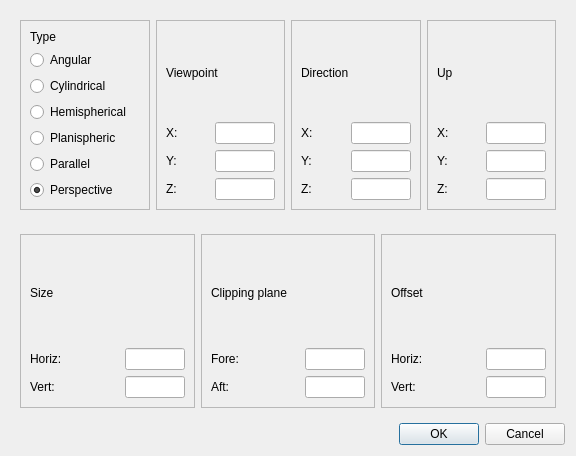
<?xml version="1.0" encoding="UTF-8"?>
<ui version="4.0">
 <class>viewDialog</class>
 <widget class="QDialog" name="viewDialog">
  <property name="geometry">
   <rect>
    <x>0</x>
    <y>0</y>
    <width>576</width>
    <height>456</height>
   </rect>
  </property>
  <property name="windowTitle">
   <string>View</string>
  </property>
  <layout class="QVBoxLayout" name="verticalLayout_2">
   <item>
    <widget class="QWidget" name="topWidget" native="true">
     <layout class="QHBoxLayout" name="horizontalLayout">
      <item>
       <widget class="QFrame" name="typeFrame">
        <property name="frameShape">
         <enum>QFrame::StyledPanel</enum>
        </property>
        <property name="frameShadow">
         <enum>QFrame::Raised</enum>
        </property>
        <layout class="QVBoxLayout" name="verticalLayout">
         <item>
          <widget class="QLabel" name="label">
           <property name="text">
            <string>Type</string>
           </property>
          </widget>
         </item>
         <item>
          <widget class="QRadioButton" name="angular">
           <property name="text">
            <string>Angular</string>
           </property>
          </widget>
         </item>
         <item>
          <widget class="QRadioButton" name="cylindrical">
           <property name="text">
            <string>Cylindrical</string>
           </property>
          </widget>
         </item>
         <item>
          <widget class="QRadioButton" name="hemispherical">
           <property name="text">
            <string>Hemispherical</string>
           </property>
          </widget>
         </item>
         <item>
          <widget class="QRadioButton" name="planispheric">
           <property name="text">
            <string>Planispheric</string>
           </property>
          </widget>
         </item>
         <item>
          <widget class="QRadioButton" name="parallel">
           <property name="text">
            <string>Parallel</string>
           </property>
          </widget>
         </item>
         <item>
          <widget class="QRadioButton" name="perspective">
           <property name="text">
            <string>Perspective</string>
           </property>
           <property name="checked">
            <bool>true</bool>
           </property>
          </widget>
         </item>
        </layout>
       </widget>
      </item>
      <item>
       <widget class="QFrame" name="viewFrame">
        <property name="frameShape">
         <enum>QFrame::StyledPanel</enum>
        </property>
        <property name="frameShadow">
         <enum>QFrame::Raised</enum>
        </property>
        <layout class="QGridLayout" name="gridLayout">
         <item row="0" column="0" colspan="2">
          <widget class="QLabel" name="label_5">
           <property name="text">
            <string>Viewpoint</string>
           </property>
          </widget>
         </item>
         <item row="1" column="0">
          <widget class="QLabel" name="label_2">
           <property name="text">
            <string>X:</string>
           </property>
          </widget>
         </item>
         <item row="1" column="1">
          <widget class="QLineEdit" name="viewX">
           <property name="sizePolicy">
            <sizepolicy hsizetype="Maximum" vsizetype="Fixed">
             <horstretch>0</horstretch>
             <verstretch>0</verstretch>
            </sizepolicy>
           </property>
           <property name="maximumSize">
            <size>
             <width>60</width>
             <height>16777215</height>
            </size>
           </property>
          </widget>
         </item>
         <item row="2" column="0">
          <widget class="QLabel" name="label_3">
           <property name="text">
            <string>Y:</string>
           </property>
          </widget>
         </item>
         <item row="2" column="1">
          <widget class="QLineEdit" name="viewY">
           <property name="sizePolicy">
            <sizepolicy hsizetype="Maximum" vsizetype="Fixed">
             <horstretch>0</horstretch>
             <verstretch>0</verstretch>
            </sizepolicy>
           </property>
           <property name="maximumSize">
            <size>
             <width>60</width>
             <height>16777215</height>
            </size>
           </property>
          </widget>
         </item>
         <item row="3" column="0">
          <widget class="QLabel" name="label_4">
           <property name="text">
            <string>Z:</string>
           </property>
          </widget>
         </item>
         <item row="3" column="1">
          <widget class="QLineEdit" name="viewZ">
           <property name="sizePolicy">
            <sizepolicy hsizetype="Maximum" vsizetype="Fixed">
             <horstretch>0</horstretch>
             <verstretch>0</verstretch>
            </sizepolicy>
           </property>
           <property name="maximumSize">
            <size>
             <width>60</width>
             <height>16777215</height>
            </size>
           </property>
          </widget>
         </item>
        </layout>
       </widget>
      </item>
      <item>
       <widget class="QFrame" name="directionFrame">
        <property name="frameShape">
         <enum>QFrame::StyledPanel</enum>
        </property>
        <property name="frameShadow">
         <enum>QFrame::Raised</enum>
        </property>
        <layout class="QGridLayout" name="gridLayout_2">
         <item row="0" column="0" colspan="2">
          <widget class="QLabel" name="label_12">
           <property name="text">
            <string>Direction</string>
           </property>
          </widget>
         </item>
         <item row="1" column="0">
          <widget class="QLabel" name="label_6">
           <property name="text">
            <string>X:</string>
           </property>
          </widget>
         </item>
         <item row="1" column="1">
          <widget class="QLineEdit" name="dirX">
           <property name="sizePolicy">
            <sizepolicy hsizetype="Maximum" vsizetype="Fixed">
             <horstretch>0</horstretch>
             <verstretch>0</verstretch>
            </sizepolicy>
           </property>
           <property name="maximumSize">
            <size>
             <width>60</width>
             <height>16777215</height>
            </size>
           </property>
          </widget>
         </item>
         <item row="2" column="0">
          <widget class="QLabel" name="label_7">
           <property name="text">
            <string>Y:</string>
           </property>
          </widget>
         </item>
         <item row="2" column="1">
          <widget class="QLineEdit" name="dirY">
           <property name="sizePolicy">
            <sizepolicy hsizetype="Maximum" vsizetype="Fixed">
             <horstretch>0</horstretch>
             <verstretch>0</verstretch>
            </sizepolicy>
           </property>
           <property name="maximumSize">
            <size>
             <width>60</width>
             <height>16777215</height>
            </size>
           </property>
          </widget>
         </item>
         <item row="3" column="0">
          <widget class="QLabel" name="label_8">
           <property name="text">
            <string>Z:</string>
           </property>
          </widget>
         </item>
         <item row="3" column="1">
          <widget class="QLineEdit" name="dirZ">
           <property name="sizePolicy">
            <sizepolicy hsizetype="Maximum" vsizetype="Fixed">
             <horstretch>0</horstretch>
             <verstretch>0</verstretch>
            </sizepolicy>
           </property>
           <property name="maximumSize">
            <size>
             <width>60</width>
             <height>16777215</height>
            </size>
           </property>
          </widget>
         </item>
        </layout>
       </widget>
      </item>
      <item>
       <widget class="QFrame" name="upFrame">
        <property name="frameShape">
         <enum>QFrame::StyledPanel</enum>
        </property>
        <property name="frameShadow">
         <enum>QFrame::Raised</enum>
        </property>
        <layout class="QGridLayout" name="gridLayout_3">
         <item row="0" column="0" colspan="2">
          <widget class="QLabel" name="label_13">
           <property name="text">
            <string>Up</string>
           </property>
          </widget>
         </item>
         <item row="1" column="0">
          <widget class="QLabel" name="label_9">
           <property name="text">
            <string>X:</string>
           </property>
          </widget>
         </item>
         <item row="1" column="1">
          <widget class="QLineEdit" name="upX">
           <property name="sizePolicy">
            <sizepolicy hsizetype="Maximum" vsizetype="Fixed">
             <horstretch>0</horstretch>
             <verstretch>0</verstretch>
            </sizepolicy>
           </property>
           <property name="maximumSize">
            <size>
             <width>60</width>
             <height>16777215</height>
            </size>
           </property>
          </widget>
         </item>
         <item row="2" column="0">
          <widget class="QLabel" name="label_10">
           <property name="text">
            <string>Y:</string>
           </property>
          </widget>
         </item>
         <item row="2" column="1">
          <widget class="QLineEdit" name="upY">
           <property name="sizePolicy">
            <sizepolicy hsizetype="Maximum" vsizetype="Fixed">
             <horstretch>0</horstretch>
             <verstretch>0</verstretch>
            </sizepolicy>
           </property>
           <property name="maximumSize">
            <size>
             <width>60</width>
             <height>16777215</height>
            </size>
           </property>
          </widget>
         </item>
         <item row="3" column="0">
          <widget class="QLabel" name="label_11">
           <property name="text">
            <string>Z:</string>
           </property>
          </widget>
         </item>
         <item row="3" column="1">
          <widget class="QLineEdit" name="upZ">
           <property name="sizePolicy">
            <sizepolicy hsizetype="Maximum" vsizetype="Fixed">
             <horstretch>0</horstretch>
             <verstretch>0</verstretch>
            </sizepolicy>
           </property>
           <property name="maximumSize">
            <size>
             <width>60</width>
             <height>16777215</height>
            </size>
           </property>
          </widget>
         </item>
        </layout>
       </widget>
      </item>
     </layout>
    </widget>
   </item>
   <item>
    <widget class="QWidget" name="bottomWidget" native="true">
     <layout class="QHBoxLayout" name="horizontalLayout_2">
      <item>
       <widget class="QFrame" name="sizeFrame">
        <property name="frameShape">
         <enum>QFrame::StyledPanel</enum>
        </property>
        <property name="frameShadow">
         <enum>QFrame::Raised</enum>
        </property>
        <layout class="QGridLayout" name="gridLayout_4">
         <item row="0" column="0">
          <widget class="QLabel" name="label_16">
           <property name="text">
            <string>Size</string>
           </property>
          </widget>
         </item>
         <item row="1" column="0">
          <widget class="QLabel" name="label_14">
           <property name="text">
            <string>Horiz:</string>
           </property>
          </widget>
         </item>
         <item row="1" column="1">
          <widget class="QLineEdit" name="sizeHoriz">
           <property name="maximumSize">
            <size>
             <width>60</width>
             <height>16777215</height>
            </size>
           </property>
          </widget>
         </item>
         <item row="2" column="0">
          <widget class="QLabel" name="label_15">
           <property name="text">
            <string>Vert:</string>
           </property>
          </widget>
         </item>
         <item row="2" column="1">
          <widget class="QLineEdit" name="sizeVert">
           <property name="maximumSize">
            <size>
             <width>60</width>
             <height>16777215</height>
            </size>
           </property>
          </widget>
         </item>
        </layout>
       </widget>
      </item>
      <item>
       <widget class="QFrame" name="frame_2">
        <property name="frameShape">
         <enum>QFrame::StyledPanel</enum>
        </property>
        <property name="frameShadow">
         <enum>QFrame::Raised</enum>
        </property>
        <layout class="QGridLayout" name="gridLayout_5">
         <item row="0" column="0" colspan="2">
          <widget class="QLabel" name="label_19">
           <property name="text">
            <string>Clipping plane</string>
           </property>
          </widget>
         </item>
         <item row="1" column="0">
          <widget class="QLabel" name="label_17">
           <property name="text">
            <string>Fore:</string>
           </property>
          </widget>
         </item>
         <item row="1" column="1">
          <widget class="QLineEdit" name="fore">
           <property name="maximumSize">
            <size>
             <width>60</width>
             <height>16777215</height>
            </size>
           </property>
          </widget>
         </item>
         <item row="2" column="0">
          <widget class="QLabel" name="label_18">
           <property name="text">
            <string>Aft:</string>
           </property>
          </widget>
         </item>
         <item row="2" column="1">
          <widget class="QLineEdit" name="aft">
           <property name="maximumSize">
            <size>
             <width>60</width>
             <height>16777215</height>
            </size>
           </property>
          </widget>
         </item>
        </layout>
       </widget>
      </item>
      <item>
       <widget class="QFrame" name="frame_3">
        <property name="frameShape">
         <enum>QFrame::StyledPanel</enum>
        </property>
        <property name="frameShadow">
         <enum>QFrame::Raised</enum>
        </property>
        <layout class="QGridLayout" name="gridLayout_6">
         <item row="0" column="0">
          <widget class="QLabel" name="label_22">
           <property name="text">
            <string>Offset</string>
           </property>
          </widget>
         </item>
         <item row="1" column="0">
          <widget class="QLabel" name="label_20">
           <property name="text">
            <string>Horiz:</string>
           </property>
          </widget>
         </item>
         <item row="1" column="1">
          <widget class="QLineEdit" name="offsetHoriz">
           <property name="maximumSize">
            <size>
             <width>60</width>
             <height>16777215</height>
            </size>
           </property>
          </widget>
         </item>
         <item row="2" column="0">
          <widget class="QLabel" name="label_21">
           <property name="text">
            <string>Vert:</string>
           </property>
          </widget>
         </item>
         <item row="2" column="1">
          <widget class="QLineEdit" name="offsetVert">
           <property name="maximumSize">
            <size>
             <width>60</width>
             <height>16777215</height>
            </size>
           </property>
          </widget>
         </item>
        </layout>
       </widget>
      </item>
     </layout>
    </widget>
   </item>
   <item>
    <widget class="QDialogButtonBox" name="buttonBox">
     <property name="orientation">
      <enum>Qt::Horizontal</enum>
     </property>
     <property name="standardButtons">
      <set>QDialogButtonBox::Cancel|QDialogButtonBox::Ok</set>
     </property>
    </widget>
   </item>
  </layout>
 </widget>
 <resources/>
 <connections>
  <connection>
   <sender>buttonBox</sender>
   <signal>accepted()</signal>
   <receiver>viewDialog</receiver>
   <slot>accept()</slot>
   <hints>
    <hint type="sourcelabel">
     <x>248</x>
     <y>254</y>
    </hint>
    <hint type="destinationlabel">
     <x>157</x>
     <y>274</y>
    </hint>
   </hints>
  </connection>
  <connection>
   <sender>buttonBox</sender>
   <signal>rejected()</signal>
   <receiver>viewDialog</receiver>
   <slot>reject()</slot>
   <hints>
    <hint type="sourcelabel">
     <x>316</x>
     <y>260</y>
    </hint>
    <hint type="destinationlabel">
     <x>286</x>
     <y>274</y>
    </hint>
   </hints>
  </connection>
 </connections>
</ui>
